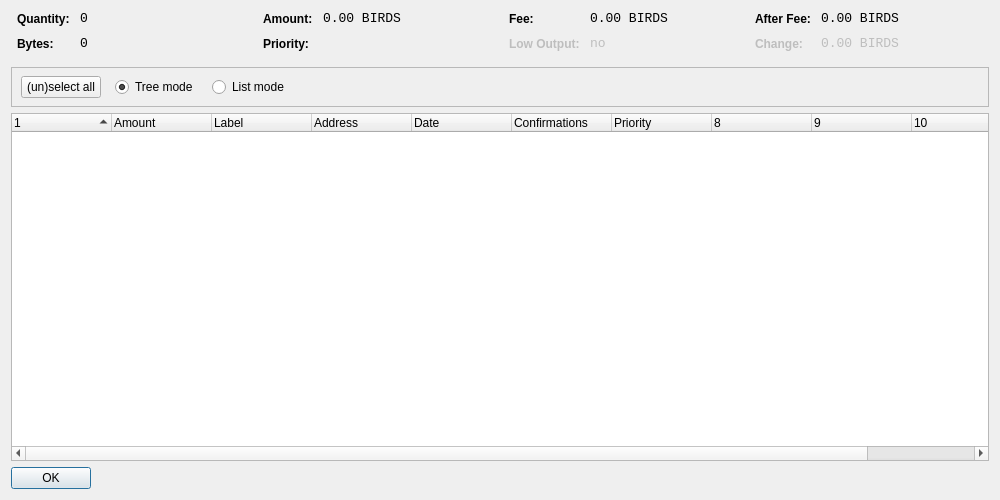
<?xml version="1.0" encoding="UTF-8"?>
<ui version="4.0">
 <class>CoinControlDialog</class>
 <widget class="QDialog" name="CoinControlDialog">
  <property name="geometry">
   <rect>
    <x>0</x>
    <y>0</y>
    <width>1000</width>
    <height>500</height>
   </rect>
  </property>
  <property name="windowTitle">
   <string>Coin Control</string>
  </property>
  <layout class="QVBoxLayout" name="verticalLayout">
   <item>
    <layout class="QHBoxLayout" name="horizontalLayoutTop" stretch="0,0,0,0">
     <property name="topMargin">
      <number>0</number>
     </property>
     <property name="bottomMargin">
      <number>10</number>
     </property>
     <item>
      <layout class="QFormLayout" name="formLayoutCoinControl1">
       <property name="horizontalSpacing">
        <number>10</number>
       </property>
       <property name="verticalSpacing">
        <number>10</number>
       </property>
       <property name="leftMargin">
        <number>6</number>
       </property>
       <property name="rightMargin">
        <number>6</number>
       </property>
       <item row="0" column="0">
        <widget class="QLabel" name="labelCoinControlQuantityText">
         <property name="styleSheet">
          <string notr="true">font-weight:bold;</string>
         </property>
         <property name="text">
          <string>Quantity:</string>
         </property>
        </widget>
       </item>
       <item row="0" column="1">
        <widget class="QLabel" name="labelCoinControlQuantity">
         <property name="font">
          <font>
           <family>Monospace</family>
           <pointsize>10</pointsize>
          </font>
         </property>
         <property name="cursor">
          <cursorShape>IBeamCursor</cursorShape>
         </property>
         <property name="contextMenuPolicy">
          <enum>Qt::ActionsContextMenu</enum>
         </property>
         <property name="text">
          <string notr="true">0</string>
         </property>
         <property name="textInteractionFlags">
          <set>Qt::LinksAccessibleByMouse|Qt::TextSelectableByKeyboard|Qt::TextSelectableByMouse</set>
         </property>
        </widget>
       </item>
       <item row="1" column="0">
        <widget class="QLabel" name="labelCoinControlBytesText">
         <property name="styleSheet">
          <string notr="true">font-weight:bold;</string>
         </property>
         <property name="text">
          <string>Bytes:</string>
         </property>
        </widget>
       </item>
       <item row="1" column="1">
        <widget class="QLabel" name="labelCoinControlBytes">
         <property name="font">
          <font>
           <family>Monospace</family>
           <pointsize>10</pointsize>
          </font>
         </property>
         <property name="cursor">
          <cursorShape>IBeamCursor</cursorShape>
         </property>
         <property name="contextMenuPolicy">
          <enum>Qt::ActionsContextMenu</enum>
         </property>
         <property name="text">
          <string notr="true">0</string>
         </property>
         <property name="textInteractionFlags">
          <set>Qt::LinksAccessibleByMouse|Qt::TextSelectableByKeyboard|Qt::TextSelectableByMouse</set>
         </property>
        </widget>
       </item>
      </layout>
     </item>
     <item>
      <layout class="QFormLayout" name="formLayoutCoinControl2">
       <property name="horizontalSpacing">
        <number>10</number>
       </property>
       <property name="verticalSpacing">
        <number>10</number>
       </property>
       <property name="leftMargin">
        <number>6</number>
       </property>
       <property name="rightMargin">
        <number>6</number>
       </property>
       <item row="0" column="0">
        <widget class="QLabel" name="labelCoinControlAmountText">
         <property name="styleSheet">
          <string notr="true">font-weight:bold;</string>
         </property>
         <property name="text">
          <string>Amount:</string>
         </property>
        </widget>
       </item>
       <item row="0" column="1">
        <widget class="QLabel" name="labelCoinControlAmount">
         <property name="font">
          <font>
           <family>Monospace</family>
           <pointsize>10</pointsize>
          </font>
         </property>
         <property name="cursor">
          <cursorShape>IBeamCursor</cursorShape>
         </property>
         <property name="contextMenuPolicy">
          <enum>Qt::ActionsContextMenu</enum>
         </property>
         <property name="text">
          <string notr="true">0.00 BIRDS</string>
         </property>
         <property name="textInteractionFlags">
          <set>Qt::LinksAccessibleByMouse|Qt::TextSelectableByKeyboard|Qt::TextSelectableByMouse</set>
         </property>
        </widget>
       </item>
       <item row="1" column="0">
        <widget class="QLabel" name="labelCoinControlPriorityText">
         <property name="styleSheet">
          <string notr="true">font-weight:bold;</string>
         </property>
         <property name="text">
          <string>Priority:</string>
         </property>
        </widget>
       </item>
       <item row="1" column="1">
        <widget class="QLabel" name="labelCoinControlPriority">
         <property name="font">
          <font>
           <family>Monospace</family>
           <pointsize>10</pointsize>
          </font>
         </property>
         <property name="cursor">
          <cursorShape>IBeamCursor</cursorShape>
         </property>
         <property name="contextMenuPolicy">
          <enum>Qt::ActionsContextMenu</enum>
         </property>
         <property name="text">
          <string/>
         </property>
         <property name="textInteractionFlags">
          <set>Qt::LinksAccessibleByMouse|Qt::TextSelectableByKeyboard|Qt::TextSelectableByMouse</set>
         </property>
        </widget>
       </item>
      </layout>
     </item>
     <item>
      <layout class="QFormLayout" name="formLayoutCoinControl3">
       <property name="horizontalSpacing">
        <number>10</number>
       </property>
       <property name="verticalSpacing">
        <number>10</number>
       </property>
       <property name="leftMargin">
        <number>6</number>
       </property>
       <property name="rightMargin">
        <number>6</number>
       </property>
       <item row="0" column="0">
        <widget class="QLabel" name="labelCoinControlFeeText">
         <property name="styleSheet">
          <string notr="true">font-weight:bold;</string>
         </property>
         <property name="text">
          <string>Fee:</string>
         </property>
        </widget>
       </item>
       <item row="0" column="1">
        <widget class="QLabel" name="labelCoinControlFee">
         <property name="font">
          <font>
           <family>Monospace</family>
           <pointsize>10</pointsize>
          </font>
         </property>
         <property name="cursor">
          <cursorShape>IBeamCursor</cursorShape>
         </property>
         <property name="contextMenuPolicy">
          <enum>Qt::ActionsContextMenu</enum>
         </property>
         <property name="text">
          <string notr="true">0.00 BIRDS</string>
         </property>
         <property name="textInteractionFlags">
          <set>Qt::LinksAccessibleByMouse|Qt::TextSelectableByKeyboard|Qt::TextSelectableByMouse</set>
         </property>
        </widget>
       </item>
       <item row="1" column="0">
        <widget class="QLabel" name="labelCoinControlLowOutputText">
         <property name="enabled">
          <bool>false</bool>
         </property>
         <property name="styleSheet">
          <string notr="true">font-weight:bold;</string>
         </property>
         <property name="text">
          <string>Low Output:</string>
         </property>
        </widget>
       </item>
       <item row="1" column="1">
        <widget class="QLabel" name="labelCoinControlLowOutput">
         <property name="enabled">
          <bool>false</bool>
         </property>
         <property name="font">
          <font>
           <family>Monospace</family>
           <pointsize>10</pointsize>
          </font>
         </property>
         <property name="cursor">
          <cursorShape>IBeamCursor</cursorShape>
         </property>
         <property name="contextMenuPolicy">
          <enum>Qt::ActionsContextMenu</enum>
         </property>
         <property name="text">
          <string notr="true">no</string>
         </property>
         <property name="textInteractionFlags">
          <set>Qt::LinksAccessibleByMouse|Qt::TextSelectableByKeyboard|Qt::TextSelectableByMouse</set>
         </property>
        </widget>
       </item>
      </layout>
     </item>
     <item>
      <layout class="QFormLayout" name="formLayoutCoinControl4">
       <property name="horizontalSpacing">
        <number>10</number>
       </property>
       <property name="verticalSpacing">
        <number>10</number>
       </property>
       <property name="leftMargin">
        <number>6</number>
       </property>
       <property name="rightMargin">
        <number>6</number>
       </property>
       <item row="0" column="0">
        <widget class="QLabel" name="labelCoinControlAfterFeeText">
         <property name="styleSheet">
          <string notr="true">font-weight:bold;</string>
         </property>
         <property name="text">
          <string>After Fee:</string>
         </property>
        </widget>
       </item>
       <item row="0" column="1">
        <widget class="QLabel" name="labelCoinControlAfterFee">
         <property name="font">
          <font>
           <family>Monospace</family>
           <pointsize>10</pointsize>
          </font>
         </property>
         <property name="cursor">
          <cursorShape>IBeamCursor</cursorShape>
         </property>
         <property name="contextMenuPolicy">
          <enum>Qt::ActionsContextMenu</enum>
         </property>
         <property name="text">
          <string notr="true">0.00 BIRDS</string>
         </property>
         <property name="textInteractionFlags">
          <set>Qt::LinksAccessibleByMouse|Qt::TextSelectableByKeyboard|Qt::TextSelectableByMouse</set>
         </property>
        </widget>
       </item>
       <item row="1" column="0">
        <widget class="QLabel" name="labelCoinControlChangeText">
         <property name="enabled">
          <bool>false</bool>
         </property>
         <property name="styleSheet">
          <string notr="true">font-weight:bold;</string>
         </property>
         <property name="text">
          <string>Change:</string>
         </property>
        </widget>
       </item>
       <item row="1" column="1">
        <widget class="QLabel" name="labelCoinControlChange">
         <property name="enabled">
          <bool>false</bool>
         </property>
         <property name="font">
          <font>
           <family>Monospace</family>
           <pointsize>10</pointsize>
          </font>
         </property>
         <property name="cursor">
          <cursorShape>IBeamCursor</cursorShape>
         </property>
         <property name="contextMenuPolicy">
          <enum>Qt::ActionsContextMenu</enum>
         </property>
         <property name="text">
          <string notr="true">0.00 BIRDS</string>
         </property>
         <property name="textInteractionFlags">
          <set>Qt::LinksAccessibleByMouse|Qt::TextSelectableByKeyboard|Qt::TextSelectableByMouse</set>
         </property>
        </widget>
       </item>
      </layout>
     </item>
    </layout>
   </item>
   <item>
    <widget class="QFrame" name="frame">
     <property name="minimumSize">
      <size>
       <width>0</width>
       <height>40</height>
      </size>
     </property>
     <property name="frameShape">
      <enum>QFrame::StyledPanel</enum>
     </property>
     <property name="frameShadow">
      <enum>QFrame::Sunken</enum>
     </property>
     <widget class="QWidget" name="horizontalLayoutWidget">
      <property name="geometry">
       <rect>
        <x>10</x>
        <y>0</y>
        <width>781</width>
        <height>41</height>
       </rect>
      </property>
      <layout class="QHBoxLayout" name="horizontalLayoutPanel" stretch="0,0,0,0,0">
       <property name="spacing">
        <number>14</number>
       </property>
       <item>
        <widget class="QPushButton" name="pushButtonSelectAll">
         <property name="sizePolicy">
          <sizepolicy hsizetype="Maximum" vsizetype="Fixed">
           <horstretch>0</horstretch>
           <verstretch>0</verstretch>
          </sizepolicy>
         </property>
         <property name="text">
          <string>(un)select all</string>
         </property>
        </widget>
       </item>
       <item>
        <widget class="QRadioButton" name="radioTreeMode">
         <property name="sizePolicy">
          <sizepolicy hsizetype="Maximum" vsizetype="Fixed">
           <horstretch>0</horstretch>
           <verstretch>0</verstretch>
          </sizepolicy>
         </property>
         <property name="text">
          <string>Tree mode</string>
         </property>
         <property name="checked">
          <bool>true</bool>
         </property>
        </widget>
       </item>
       <item>
        <widget class="QRadioButton" name="radioListMode">
         <property name="sizePolicy">
          <sizepolicy hsizetype="Maximum" vsizetype="Fixed">
           <horstretch>0</horstretch>
           <verstretch>0</verstretch>
          </sizepolicy>
         </property>
         <property name="text">
          <string>List mode</string>
         </property>
        </widget>
       </item>
       <item>
        <spacer name="horizontalSpacer">
         <property name="orientation">
          <enum>Qt::Horizontal</enum>
         </property>
         <property name="sizeHint" stdset="0">
          <size>
           <width>40</width>
           <height>20</height>
          </size>
         </property>
        </spacer>
       </item>
      </layout>
     </widget>
    </widget>
   </item>
   <item>
    <widget class="CoinControlTreeWidget" name="treeWidget">
     <property name="contextMenuPolicy">
      <enum>Qt::CustomContextMenu</enum>
     </property>
     <property name="sortingEnabled">
      <bool>false</bool>
     </property>
     <property name="columnCount">
      <number>11</number>
     </property>
     <attribute name="headerShowSortIndicator" stdset="0">
      <bool>true</bool>
     </attribute>
     <attribute name="headerStretchLastSection">
      <bool>false</bool>
     </attribute>
     <column>
      <property name="text">
       <string/>
      </property>
     </column>
     <column>
      <property name="text">
       <string>Amount</string>
      </property>
     </column>
     <column>
      <property name="text">
       <string>Label</string>
      </property>
     </column>
     <column>
      <property name="text">
       <string>Address</string>
      </property>
     </column>
     <column>
      <property name="text">
       <string>Date</string>
      </property>
     </column>
     <column>
      <property name="text">
       <string>Confirmations</string>
      </property>
      <property name="toolTip">
       <string>Confirmed</string>
      </property>
     </column>
     <column>
      <property name="text">
       <string>Priority</string>
      </property>
     </column>
     <column>
      <property name="text">
       <string/>
      </property>
     </column>
     <column>
      <property name="text">
       <string/>
      </property>
     </column>
     <column>
      <property name="text">
       <string/>
      </property>
     </column>
     <column>
      <property name="text">
       <string/>
      </property>
     </column>
    </widget>
   </item>
   <item>
    <widget class="QDialogButtonBox" name="buttonBox">
     <property name="sizePolicy">
      <sizepolicy hsizetype="Maximum" vsizetype="Fixed">
       <horstretch>0</horstretch>
       <verstretch>0</verstretch>
      </sizepolicy>
     </property>
     <property name="orientation">
      <enum>Qt::Horizontal</enum>
     </property>
     <property name="standardButtons">
      <set>QDialogButtonBox::Ok</set>
     </property>
    </widget>
   </item>
  </layout>
 </widget>
 <customwidgets>
  <customwidget>
   <class>CoinControlTreeWidget</class>
   <extends>QTreeWidget</extends>
   <header>coincontroltreewidget.h</header>
  </customwidget>
 </customwidgets>
 <resources/>
 <connections/>
</ui>
